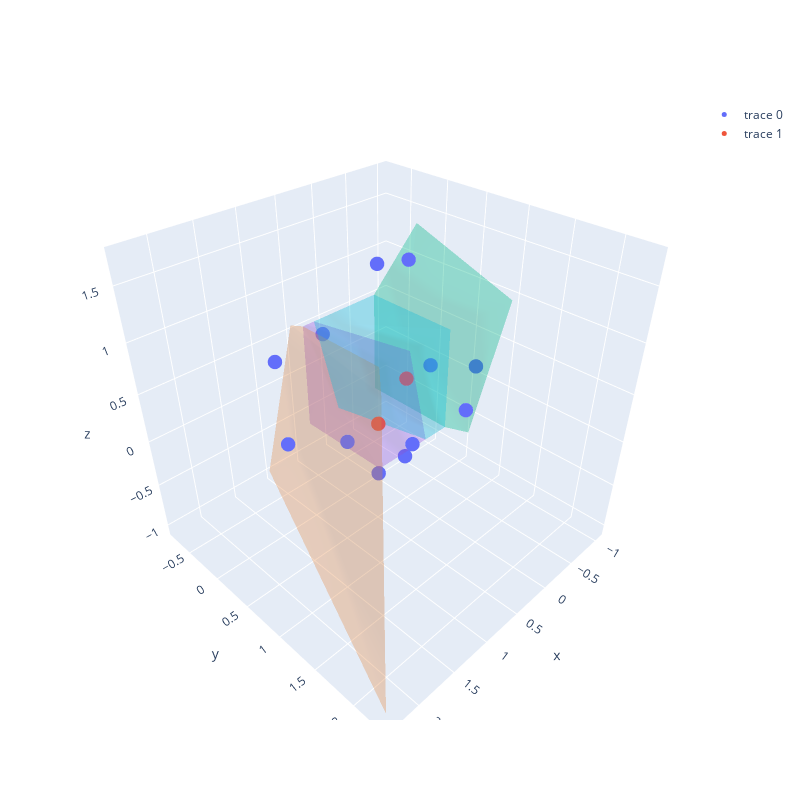

The notebook cell this image was saved under:
### Code cell
from itertools import chain

## Convertimos de una lista de listas a un único array
total_symmetric_points = list(chain.from_iterable(total_symmetric_points))
total_symmetric_points = np.array(total_symmetric_points)
print(total_symmetric_points.shape)

### Juntamos ambos conjuntos de puntos
all_points = np.vstack((np.array(original_points), total_symmetric_points))
all_points.shape
# Inicializa el generador de números aleatorios
#rng = np.random.default_rng(11)

# Crea un conjunto de puntos en 3D

# Calcula la tessellación de Voronoi
vor = Voronoi(all_points)

# Crea una lista para almacenar los polígonos de Voronoi
polygons = []

# Para cada celda de Voronoi, crea un objeto Polygon3D
for region in vor.regions:
    if not -1 in region and len(region) > 0:
        vertices = [vor.vertices[i] for i in region]
        polygons.append(go.Mesh3d(x=[v[0] for v in vertices],
                                  y=[v[1] for v in vertices],
                                  z=[v[2] for v in vertices],
                                  opacity=0.2, alphahull=0, colorscale='Viridis'))

# Crea una gráfica 3D de dispersión para los puntos de entrada
scatter = go.Scatter3d(x=all_points[:, 0], y=all_points[:, 1], z=all_points[:, 2], mode='markers', marker=dict(size=5))
scatter_original = go.Scatter3d(x=original_points[:, 0], y=original_points[:, 1], z=original_points[:, 2], mode='markers', marker=dict(size=5))

# Crea la figura 3D
fig = go.Figure(data=[scatter] +[scatter_original]+ polygons)

# Configura las opciones de diseño
fig.update_layout(scene=dict(aspectmode="cube"),height=800, width=800)

# Muestra la gráfica
fig.show()

### Figure 1 — Plotly figure (JSON) as saved in the notebook; plotly's stock layout.template omitted (floating-point values rounded to 4 significant figures)
{"data": [{"marker": {"size": 5}, "mode": "markers", "type": "scatter3d", "x": [0.1915, 0.7854, -0.1915, 1.808, 0.1915, 0.1915, 0.1915, 0.1915, -0.7854, 1.215, 0.7854, 0.7854, 0.7854, 0.7854], "y": [0.6221, 0.78, 0.6221, 0.6221, -0.6221, 1.378, 0.6221, 0.6221, 0.78, 0.78, -0.78, 1.22, 0.78, 0.78], "z": [0.4377, 0.2726, 0.4377, 0.4377, 0.4377, 0.4377, -0.4377, 1.562, 0.2726, 0.2726, 0.2726, 0.2726, -0.2726, 1.727]}, {"marker": {"size": 5}, "mode": "markers", "type": "scatter3d", "x": [0.1915, 0.7854], "y": [0.6221, 0.78], "z": [0.4377, 0.2726]}, {"alphahull": 0, "colorscale": [[0, "#440154"], [0.1111, "#482878"], [0.2222, "#3e4989"], [0.3333, "#31688e"], [0.4444, "#26828e"], [0.5556, "#1f9e89"], [0.6667, "#35b779"], [0.7778, "#6ece58"], [0.8889, "#b5de2b"], [1, "#fde725"]], "opacity": 0.2, "type": "mesh3d", "x": [2.776e-17, -0.554, -2.776e-17, -1.037, 1.11e-16, -0.5656, -8.327e-17, -0.2469], "y": [0, -0.1705, -1.11e-16, -0.3193, 1, 1.287, 1, 1.125], "z": [0, -0.2424, 1.0, 1.353, 1.0, 1.193, 0, -0.108]}, {"alphahull": 0, "colorscale": [[0, "#440154"], [0.1111, "#482878"], [0.2222, "#3e4989"], [0.3333, "#31688e"], [0.4444, "#26828e"], [0.5556, "#1f9e89"], [0.6667, "#35b779"], [0.7778, "#6ece58"], [0.8889, "#b5de2b"], [1, "#fde725"]], "opacity": 0.2, "type": "mesh3d", "x": [0.8541, 1, 1, 0.576, 1.0, 1.0, 0.5883, 0.3102], "y": [0, 0, 1.11e-16, 0, 1, 1, 1, 1], "z": [1, 1, -5.551e-17, -3.331e-16, 1.0, 5.551e-17, 1, 0]}, {"alphahull": 0, "colorscale": [[0, "#440154"], [0.1111, "#482878"], [0.2222, "#3e4989"], [0.3333, "#31688e"], [0.4444, "#26828e"], [0.5556, "#1f9e89"], [0.6667, "#35b779"], [0.7778, "#6ece58"], [0.8889, "#b5de2b"], [1, "#fde725"]], "opacity": 0.2, "type": "mesh3d", "x": [1, 1.126, 1, 1.496, 1.0, 1.5, 1.0, 2.322], "y": [0, -0.03475, 1.11e-16, -0.1366, 1, 1.488, 1, 2.29], "z": [1, 1.037, -5.551e-17, -0.3908, 1.0, 1.148, 5.551e-17, -1.041]}, {"alphahull": 0, "colorscale": [[0, "#440154"], [0.1111, "#482878"], [0.2222, "#3e4989"], [0.3333, "#31688e"], [0.4444, "#26828e"], [0.5556, "#1f9e89"], [0.6667, "#35b779"], [0.7778, "#6ece58"], [0.8889, "#b5de2b"], [1, "#fde725"]], "opacity": 0.2, "type": "mesh3d", "x": [0.8541, 2.776e-17, -2.776e-17, 1.11e-16, -8.327e-17, 0.576, 0.5883, 0.3102], "y": [0, 0, -1.11e-16, 1, 1, 0, 1, 1], "z": [1, 0, 1.0, 1.0, 0, -3.331e-16, 1, 0]}], "layout": {"height": 800, "scene": {"aspectmode": "cube"}, "width": 800}}
